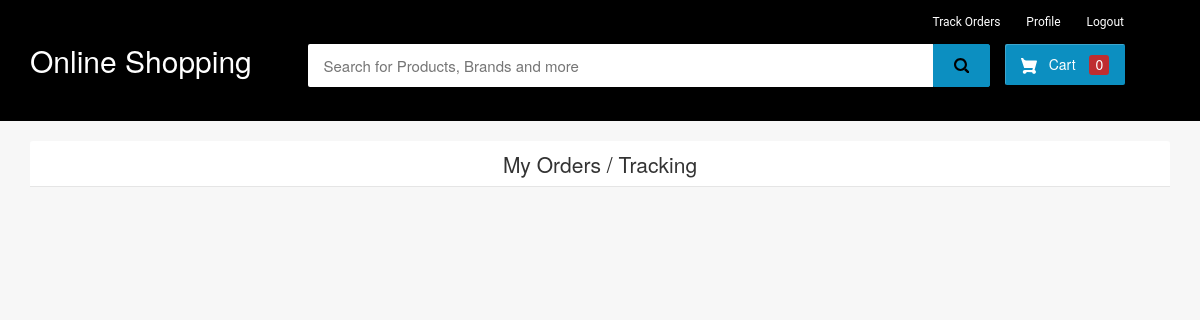
Before: /my-order (signed in) with the older database file.
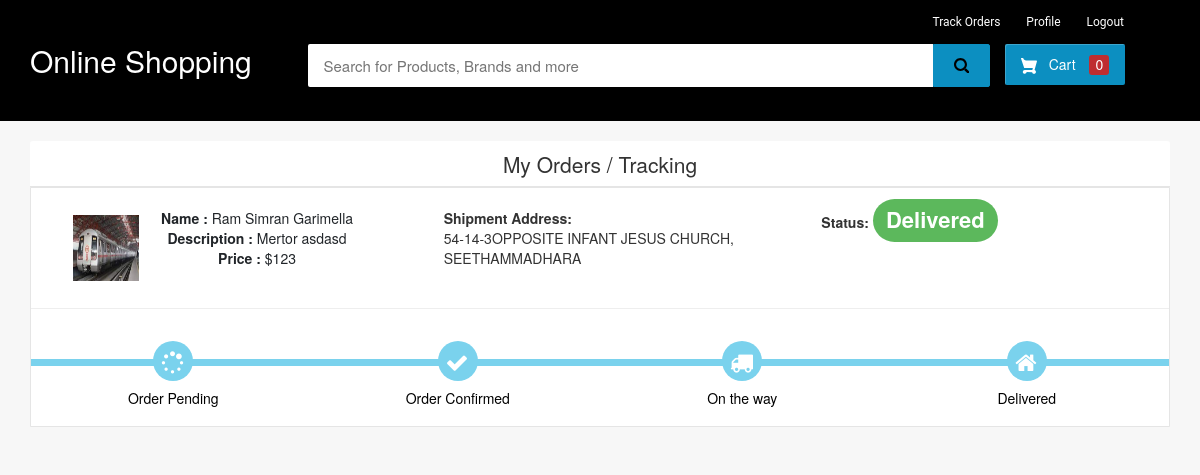
After: the same page with the newer database file.
### ecom/models.py (models this page shows, shortened)
class Product(models.Model):
    name=models.CharField(max_length=40)
    product_image= models.ImageField(upload_to='product_image/',null=True,blank=True)
    price = models.PositiveIntegerField()
    description=models.CharField(max_length=40)

class Orders(models.Model):
    STATUS =(
        ('Pending','Pending'),
        ('Order Confirmed','Order Confirmed'),
        ('Out for Delivery','Out for Delivery'),
        ('Delivered','Delivered'),
    )
    customer=models.ForeignKey('Customer', on_delete=models.CASCADE,null=True)
    product=models.ForeignKey('Product',on_delete=models.CASCADE,null=True)
    email = models.CharField(max_length=50,null=True)
    address = models.CharField(max_length=500,null=True)
    mobile = models.CharField(max_length=20,null=True)
    order_date= models.DateField(auto_now_add=True,null=True)
    status=models.CharField(max_length=50,null=True,choices=STATUS)

### ecom/views.py (the view)
# urls.py: path("my-order", views.my_order_view, name="my-order"),
@login_required(login_url="customerlogin")
@user_passes_test(is_customer)
def my_order_view(request):
    customer = models.Customer.objects.get(user_id=request.user.id)
    orders = models.Orders.objects.all().filter(customer_id=customer)
    ordered_products = []
    for order in orders:
        ordered_product = models.Product.objects.all().filter(id=order.product.id)
        ordered_products.append(ordered_product)
    return render(
        request, "ecom/my_order.html", {"data": zip(ordered_products, orders)}
    )

### ecom/views.py (called while the page is built)
def is_customer(user):
    return user.groups.filter(name="CUSTOMER").exists()

### templates/ecom/my_order.html (shortened to what the changed rows need)
{% extends 'ecom/customer_base.html' %} {% load static %} {% block content %}
<br />
<div class="container">
  {% for products,order in data %}
  <article class="card">
    <div class="card-body">
      <ul class="row" style="margin-left: 20px; margin-top: 20px">
        <li class="col-md-4">
          <figure class="itemside mb-3">
            {%for product in products%}
            <div class="aside">
              <img
                src="{% static product.product_image.url %}"
                class="img-sm border"
              />
            </div>
            <figcaption class="info align-self-center">
              <p class="title">
                <strong>Name : </strong>{{product.name}} <br />
                <strong>Description : </strong>{{product.description}} <br />
                <strong>Price : </strong>${{product.price}}
              </p>
            </figcaption>
          </figure>
        </li>
        <li class="col-md-4">
          <div class="col">
            <strong>Shipment Address:</strong> <br />
            {{order.address}}
          </div>
        </li>
        <li class="col-md-4">
          <div class="col">
            <strong>Status:</strong>
            {% if order.status == 'Pending'%}
            <td>
              <span
                class="label label-info"
                style="font-size: 22px; border-radius: 45px"
                >{{order.status}}</span
              >
            </td>
            {% elif order.status == 'Delivered' %}
            <td>
              <span
                class="label label-success"
                style="font-size: 22px; border-radius: 45px"
                >{{order.status}}</span
              >
            </td>
            {%endif%}
          </div>
          <br />
        </li>
        {%endfor%}
      </ul>
      <hr />
      <div class="track">
        {%if order.status == 'Pending' %}
        <div class="step active">
          <span class="icon">
            <i
              style="padding-top: 0.2em; padding-right: 0.5em"
              class="fa fa-spinner"
            ></i>
          </span>
          <span class="text">Order Pending</span>
        </div>
        <div class="step">
          <span class="icon">
            <i
              style="padding-top: 0.2em; padding-right: 0.5em"
              class="fa fa-check"
            ></i>
          </span>
          <span class="text"> Order Confirmed</span>
        </div>
        <div class="step">
          <span class="icon">
            <i
              style="padding-top: 0.2em; padding-right: 0.5em"
              class="fa fa-truck"
            ></i>
          </span>
          <span class="text"> On the way </span>
        </div>
        <div class="step">
          <span class="icon">
            <i
              style="padding-top: 0.2em; padding-right: 0.5em"
              class="fa fa-home"
            ></i>
          </span>
          <span class="text">Delivered</span>
        </div>
        {%else%}
        <div class="step active">
          <span class="icon">
            <i
              style="padding-top: 0.2em; padding-right: 0.5em"
              class="fa fa-spinner"
            ></i>
          </span>
          <span class="text">Order Pending</span>
        </div>
        <div class="step active">
          <span class="icon">
            <i
              style="padding-top: 0.2em; padding-right: 0.5em"
              class="fa fa-check"
            ></i>
          </span>
          <span class="text"> Order Confirmed</span>
        </div>
        <div class="step active">
          <span class="icon">
            <i
              style="padding-top: 0.2em; padding-right: 0.5em"
              class="fa fa-truck"
            ></i>
          </span>
          <span class="text"> On the way </span>
        </div>
        <div class="step active">
          <span class="icon">
            <i
              style="padding-top: 0.2em; padding-right: 0.5em"
              class="fa fa-home"
            ></i>
          </span>
          <span class="text">Delivered</span>
        </div>
        {%endif%}
      </div>
    </div>
  </article>
  <br />
  {%endfor%}
</div>
<br /><br /><br /><br /><br />
{% endblock content %}

Changed rows visible on the page:
added Orders: address "54-14-3OPPOSITE INFANT JESUS CHURCH, SEETHAMMADHARA", status "Delivered", shows "Order Pending"
added Product: product_image (picture), name "Ram Simran Garimella", description "Mertor asdasd", price "123"
